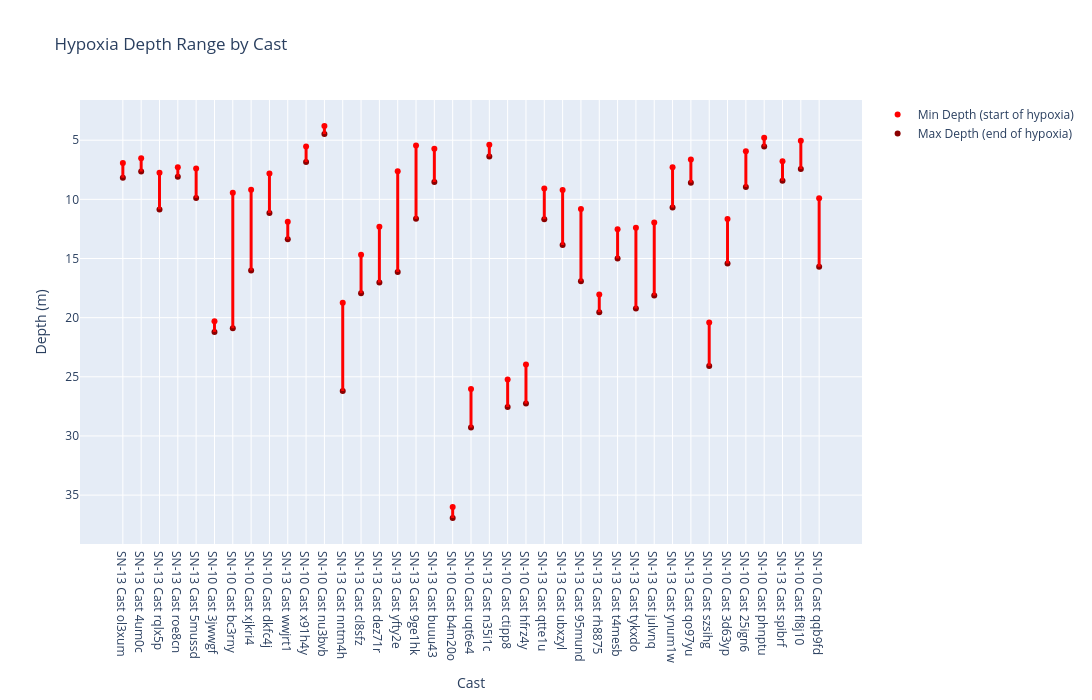

The code cell stored with this chart in its notebook:
### Code cell
import plotly.graph_objects as go

fig = go.Figure()

fig.add_trace(go.Scatter(
    x=hypoxia_df["cast_label"],
    y=hypoxia_df["profile_hypoxia_min_depth_m"],
    mode="markers",
    marker=dict(color="red"),
    name="Min Depth (start of hypoxia)"
))

fig.add_trace(go.Scatter(
    x=hypoxia_df["cast_label"],
    y=hypoxia_df["profile_hypoxia_max_depth_m"],
    mode="markers",
    marker=dict(color="darkred"),
    name="Max Depth (end of hypoxia)"
))

# connect them with vertical lines
for i in range(len(hypoxia_df)):
    fig.add_shape(
        type="line",
        x0=hypoxia_df["cast_label"].iloc[i],
        x1=hypoxia_df["cast_label"].iloc[i],
        y0=hypoxia_df["profile_hypoxia_min_depth_m"].iloc[i],
        y1=hypoxia_df["profile_hypoxia_max_depth_m"].iloc[i],
        line=dict(color="Red", width=3)
    )

fig.update_layout(
    title="Hypoxia Depth Range by Cast",
    xaxis_title="Cast",
    yaxis_title="Depth (m)",
    height=700,
    width=1100
)

fig.update_yaxes(autorange="reversed")

fig.show()

### Figure 1 — Plotly figure (JSON) as saved in the notebook; plotly's stock layout.template omitted (floating-point values rounded to 4 significant figures)
{"data": [{"marker": {"color": "red"}, "mode": "markers", "name": "Min Depth (start of hypoxia)", "type": "scatter", "x": ["SN-13 Cast ol3xum", "SN-13 Cast 4um0c", "SN-13 Cast rqlx5p", "SN-13 Cast roe8cn", "SN-13 Cast 5mussd", "SN-10 Cast 3jwwgf", "SN-10 Cast bc3rny", "SN-10 Cast xjkri4", "SN-10 Cast dkfc4j", "SN-13 Cast wwjrt1", "SN-10 Cast x91h4y", "SN-10 Cast nu3bvb", "SN-13 Cast nntm4h", "SN-13 Cast cl8sfz", "SN-13 Cast dez71r", "SN-13 Cast yfty2e", "SN-13 Cast 9ge1hk", "SN-13 Cast buuu43", "SN-10 Cast b4m20o", "SN-10 Cast uqt6e4", "SN-13 Cast n35i1c", "SN-10 Cast ctipp8", "SN-10 Cast hfrz4y", "SN-13 Cast qtte1u", "SN-13 Cast ubxzyl", "SN-13 Cast 95mund", "SN-13 Cast rh8875", "SN-13 Cast t4mesb", "SN-13 Cast tykxdo", "SN-13 Cast julvnq", "SN-13 Cast ynum1w", "SN-13 Cast qo97yu", "SN-10 Cast szsihg", "SN-10 Cast 3d63yp", "SN-10 Cast 25ign6", "SN-10 Cast phnptu", "SN-13 Cast spibrf", "SN-10 Cast fl8j10", "SN-10 Cast qqb9fd"], "y": [6.93, 6.529, 7.761, 7.292, 7.385, 20.31, 9.452, 9.18, 7.821, 11.89, 5.54, 3.795, 18.73, 14.69, 12.31, 7.629, 5.441, 5.719, 36.01, 26.04, 5.389, 25.23, 23.95, 9.086, 9.204, 10.81, 18.04, 12.54, 12.39, 11.97, 7.289, 6.636, 20.42, 11.67, 5.939, 4.794, 6.785, 5.055, 9.898]}, {"marker": {"color": "darkred"}, "mode": "markers", "name": "Max Depth (end of hypoxia)", "type": "scatter", "x": ["SN-13 Cast ol3xum", "SN-13 Cast 4um0c", "SN-13 Cast rqlx5p", "SN-13 Cast roe8cn", "SN-13 Cast 5mussd", "SN-10 Cast 3jwwgf", "SN-10 Cast bc3rny", "SN-10 Cast xjkri4", "SN-10 Cast dkfc4j", "SN-13 Cast wwjrt1", "SN-10 Cast x91h4y", "SN-10 Cast nu3bvb", "SN-13 Cast nntm4h", "SN-13 Cast cl8sfz", "SN-13 Cast dez71r", "SN-13 Cast yfty2e", "SN-13 Cast 9ge1hk", "SN-13 Cast buuu43", "SN-10 Cast b4m20o", "SN-10 Cast uqt6e4", "SN-13 Cast n35i1c", "SN-10 Cast ctipp8", "SN-10 Cast hfrz4y", "SN-13 Cast qtte1u", "SN-13 Cast ubxzyl", "SN-13 Cast 95mund", "SN-13 Cast rh8875", "SN-13 Cast t4mesb", "SN-13 Cast tykxdo", "SN-13 Cast julvnq", "SN-13 Cast ynum1w", "SN-13 Cast qo97yu", "SN-10 Cast szsihg", "SN-10 Cast 3d63yp", "SN-10 Cast 25ign6", "SN-10 Cast phnptu", "SN-13 Cast spibrf", "SN-10 Cast fl8j10", "SN-10 Cast qqb9fd"], "y": [8.172, 7.653, 10.85, 8.096, 9.878, 21.2, 20.89, 16.01, 11.15, 13.38, 6.849, 4.483, 26.2, 17.94, 17.03, 16.13, 11.65, 8.531, 36.94, 29.29, 6.38, 27.55, 27.27, 11.68, 13.86, 16.93, 19.54, 15.01, 19.23, 18.13, 10.69, 8.589, 24.08, 15.42, 8.948, 5.533, 8.423, 7.444, 15.69]}], "layout": {"height": 700, "shapes": [{"line": {"color": "Red", "width": 3}, "type": "line", "x0": "SN-13 Cast ol3xum", "x1": "SN-13 Cast ol3xum", "y0": 6.93, "y1": 8.172}, {"line": {"color": "Red", "width": 3}, "type": "line", "x0": "SN-13 Cast 4um0c", "x1": "SN-13 Cast 4um0c", "y0": 6.529, "y1": 7.653}, {"line": {"color": "Red", "width": 3}, "type": "line", "x0": "SN-13 Cast rqlx5p", "x1": "SN-13 Cast rqlx5p", "y0": 7.761, "y1": 10.85}, {"line": {"color": "Red", "width": 3}, "type": "line", "x0": "SN-13 Cast roe8cn", "x1": "SN-13 Cast roe8cn", "y0": 7.292, "y1": 8.096}, {"line": {"color": "Red", "width": 3}, "type": "line", "x0": "SN-13 Cast 5mussd", "x1": "SN-13 Cast 5mussd", "y0": 7.385, "y1": 9.878}, {"line": {"color": "Red", "width": 3}, "type": "line", "x0": "SN-10 Cast 3jwwgf", "x1": "SN-10 Cast 3jwwgf", "y0": 20.31, "y1": 21.2}, {"line": {"color": "Red", "width": 3}, "type": "line", "x0": "SN-10 Cast bc3rny", "x1": "SN-10 Cast bc3rny", "y0": 9.452, "y1": 20.89}, {"line": {"color": "Red", "width": 3}, "type": "line", "x0": "SN-10 Cast xjkri4", "x1": "SN-10 Cast xjkri4", "y0": 9.18, "y1": 16.01}, {"line": {"color": "Red", "width": 3}, "type": "line", "x0": "SN-10 Cast dkfc4j", "x1": "SN-10 Cast dkfc4j", "y0": 7.821, "y1": 11.15}, {"line": {"color": "Red", "width": 3}, "type": "line", "x0": "SN-13 Cast wwjrt1", "x1": "SN-13 Cast wwjrt1", "y0": 11.89, "y1": 13.38}, {"line": {"color": "Red", "width": 3}, "type": "line", "x0": "SN-10 Cast x91h4y", "x1": "SN-10 Cast x91h4y", "y0": 5.54, "y1": 6.849}, {"line": {"color": "Red", "width": 3}, "type": "line", "x0": "SN-10 Cast nu3bvb", "x1": "SN-10 Cast nu3bvb", "y0": 3.795, "y1": 4.483}, {"line": {"color": "Red", "width": 3}, "type": "line", "x0": "SN-13 Cast nntm4h", "x1": "SN-13 Cast nntm4h", "y0": 18.73, "y1": 26.2}, {"line": {"color": "Red", "width": 3}, "type": "line", "x0": "SN-13 Cast cl8sfz", "x1": "SN-13 Cast cl8sfz", "y0": 14.69, "y1": 17.94}, {"line": {"color": "Red", "width": 3}, "type": "line", "x0": "SN-13 Cast dez71r", "x1": "SN-13 Cast dez71r", "y0": 12.31, "y1": 17.03}, {"line": {"color": "Red", "width": 3}, "type": "line", "x0": "SN-13 Cast yfty2e", "x1": "SN-13 Cast yfty2e", "y0": 7.629, "y1": 16.13}, {"line": {"color": "Red", "width": 3}, "type": "line", "x0": "SN-13 Cast 9ge1hk", "x1": "SN-13 Cast 9ge1hk", "y0": 5.441, "y1": 11.65}, {"line": {"color": "Red", "width": 3}, "type": "line", "x0": "SN-13 Cast buuu43", "x1": "SN-13 Cast buuu43", "y0": 5.719, "y1": 8.531}, {"line": {"color": "Red", "width": 3}, "type": "line", "x0": "SN-10 Cast b4m20o", "x1": "SN-10 Cast b4m20o", "y0": 36.01, "y1": 36.94}, {"line": {"color": "Red", "width": 3}, "type": "line", "x0": "SN-10 Cast uqt6e4", "x1": "SN-10 Cast uqt6e4", "y0": 26.04, "y1": 29.29}, {"line": {"color": "Red", "width": 3}, "type": "line", "x0": "SN-13 Cast n35i1c", "x1": "SN-13 Cast n35i1c", "y0": 5.389, "y1": 6.38}, {"line": {"color": "Red", "width": 3}, "type": "line", "x0": "SN-10 Cast ctipp8", "x1": "SN-10 Cast ctipp8", "y0": 25.23, "y1": 27.55}, {"line": {"color": "Red", "width": 3}, "type": "line", "x0": "SN-10 Cast hfrz4y", "x1": "SN-10 Cast hfrz4y", "y0": 23.95, "y1": 27.27}, {"line": {"color": "Red", "width": 3}, "type": "line", "x0": "SN-13 Cast qtte1u", "x1": "SN-13 Cast qtte1u", "y0": 9.086, "y1": 11.68}, {"line": {"color": "Red", "width": 3}, "type": "line", "x0": "SN-13 Cast ubxzyl", "x1": "SN-13 Cast ubxzyl", "y0": 9.204, "y1": 13.86}, {"line": {"color": "Red", "width": 3}, "type": "line", "x0": "SN-13 Cast 95mund", "x1": "SN-13 Cast 95mund", "y0": 10.81, "y1": 16.93}, {"line": {"color": "Red", "width": 3}, "type": "line", "x0": "SN-13 Cast rh8875", "x1": "SN-13 Cast rh8875", "y0": 18.04, "y1": 19.54}, {"line": {"color": "Red", "width": 3}, "type": "line", "x0": "SN-13 Cast t4mesb", "x1": "SN-13 Cast t4mesb", "y0": 12.54, "y1": 15.01}, {"line": {"color": "Red", "width": 3}, "type": "line", "x0": "SN-13 Cast tykxdo", "x1": "SN-13 Cast tykxdo", "y0": 12.39, "y1": 19.23}, {"line": {"color": "Red", "width": 3}, "type": "line", "x0": "SN-13 Cast julvnq", "x1": "SN-13 Cast julvnq", "y0": 11.97, "y1": 18.13}, {"line": {"color": "Red", "width": 3}, "type": "line", "x0": "SN-13 Cast ynum1w", "x1": "SN-13 Cast ynum1w", "y0": 7.289, "y1": 10.69}, {"line": {"color": "Red", "width": 3}, "type": "line", "x0": "SN-13 Cast qo97yu", "x1": "SN-13 Cast qo97yu", "y0": 6.636, "y1": 8.589}, {"line": {"color": "Red", "width": 3}, "type": "line", "x0": "SN-10 Cast szsihg", "x1": "SN-10 Cast szsihg", "y0": 20.42, "y1": 24.08}, {"line": {"color": "Red", "width": 3}, "type": "line", "x0": "SN-10 Cast 3d63yp", "x1": "SN-10 Cast 3d63yp", "y0": 11.67, "y1": 15.42}, {"line": {"color": "Red", "width": 3}, "type": "line", "x0": "SN-10 Cast 25ign6", "x1": "SN-10 Cast 25ign6", "y0": 5.939, "y1": 8.948}, {"line": {"color": "Red", "width": 3}, "type": "line", "x0": "SN-10 Cast phnptu", "x1": "SN-10 Cast phnptu", "y0": 4.794, "y1": 5.533}, {"line": {"color": "Red", "width": 3}, "type": "line", "x0": "SN-13 Cast spibrf", "x1": "SN-13 Cast spibrf", "y0": 6.785, "y1": 8.423}, {"line": {"color": "Red", "width": 3}, "type": "line", "x0": "SN-10 Cast fl8j10", "x1": "SN-10 Cast fl8j10", "y0": 5.055, "y1": 7.444}, {"line": {"color": "Red", "width": 3}, "type": "line", "x0": "SN-10 Cast qqb9fd", "x1": "SN-10 Cast qqb9fd", "y0": 9.898, "y1": 15.69}], "title": {"text": "Hypoxia Depth Range by Cast"}, "width": 1100, "xaxis": {"title": {"text": "Cast"}}, "yaxis": {"autorange": "reversed", "title": {"text": "Depth (m)"}}}}
